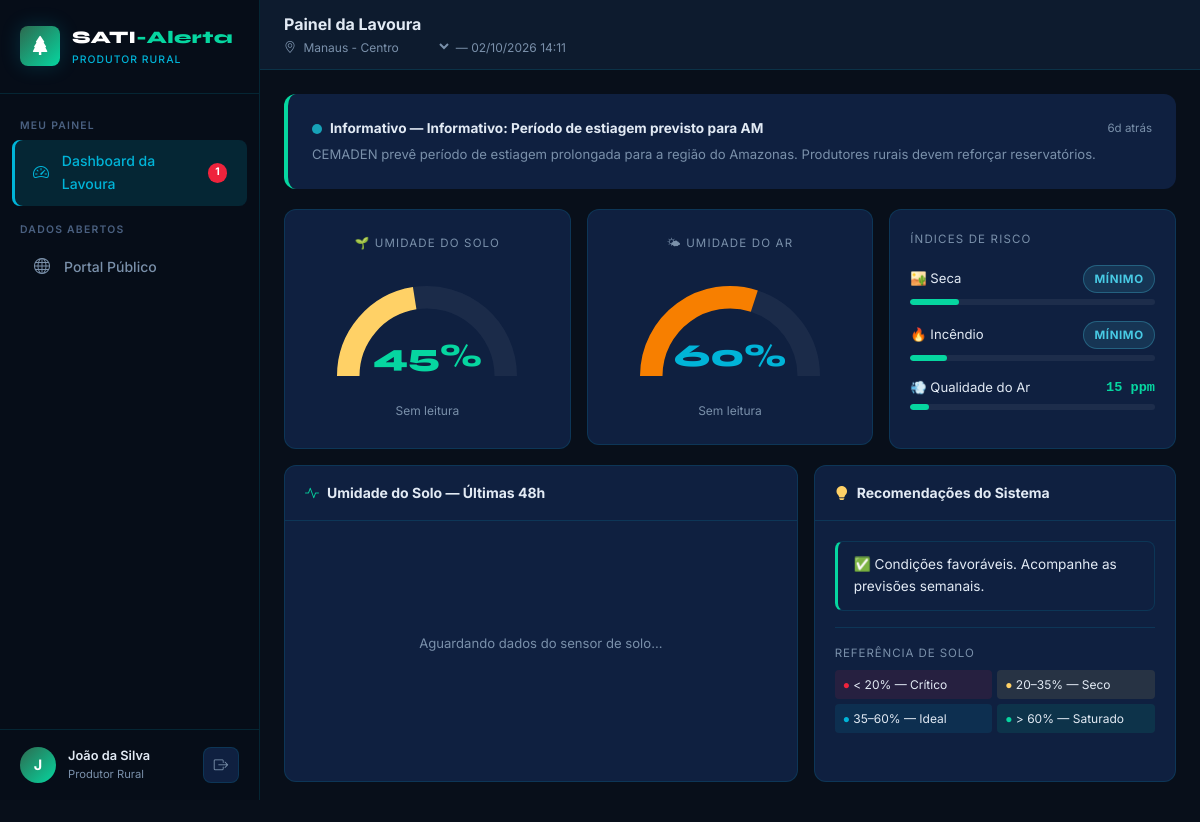
Page /public/producer/dashboard (signed in) on the committed database.
### tables this page shows
CREATE TABLE `alerts` (
  `id` bigint(20) unsigned NOT NULL AUTO_INCREMENT,
  `rule_id` int(10) unsigned DEFAULT NULL COMMENT 'NULL = disparo manual',
  `sensor_id` int(10) unsigned DEFAULT NULL,
  `region_id` int(10) unsigned NOT NULL,
  `alert_level_id` tinyint(3) unsigned NOT NULL,
  `trigger_value` decimal(14,4) DEFAULT NULL,
  `title` varchar(255) NOT NULL,
  `message` text NOT NULL,
  `triggered_at` timestamp NOT NULL DEFAULT current_timestamp(),
  `resolved_at` timestamp NULL DEFAULT NULL,
  `is_active` tinyint(1) DEFAULT 1,
  `notified_sms` tinyint(1) DEFAULT 0,
  `notified_push` tinyint(1) DEFAULT 0,
  `created_by` int(10) unsigned DEFAULT NULL COMMENT 'NULL = autom??tico, ID = usu??rio manual',
  PRIMARY KEY (`id`),
  KEY `idx_region_active` (`region_id`,`is_active`),
  KEY `idx_triggered_at` (`triggered_at`),
  KEY `rule_id` (`rule_id`),
  KEY `sensor_id` (`sensor_id`),
  KEY `alert_level_id` (`alert_level_id`),
  KEY `created_by` (`created_by`),
  CONSTRAINT `alerts_ibfk_1` FOREIGN KEY (`rule_id`) REFERENCES `alert_rules` (`id`),
  CONSTRAINT `alerts_ibfk_2` FOREIGN KEY (`sensor_id`) REFERENCES `sensors` (`id`),
  CONSTRAINT `alerts_ibfk_3` FOREIGN KEY (`region_id`) REFERENCES `regions` (`id`),
  CONSTRAINT `alerts_ibfk_4` FOREIGN KEY (`alert_level_id`) REFERENCES `alert_levels` (`id`),
  CONSTRAINT `alerts_ibfk_5` FOREIGN KEY (`created_by`) REFERENCES `users` (`id`)
);

CREATE TABLE `alert_levels` (
  `id` tinyint(3) unsigned NOT NULL AUTO_INCREMENT,
  `code` varchar(20) NOT NULL,
  `label` varchar(50) NOT NULL,
  `color_hex` char(7) NOT NULL,
  `priority` tinyint(3) unsigned NOT NULL COMMENT '1=mais alto',
  PRIMARY KEY (`id`),
  UNIQUE KEY `code` (`code`)
);

### public/views/producer/dashboard.php (the view, shortened to what the rows shown need)
<?php
$user     = Auth::user();
$regionId = (int)($user['region_id'] ?? 1);
$myAlerts = Database::fetchAll(
    "SELECT a.title, a.message, a.triggered_at,
            al.code AS level_code, al.label AS level_label, al.color_hex
     FROM alerts a
     JOIN alert_levels al ON al.id = a.alert_level_id
     WHERE a.region_id = ? AND a.is_active = 1
     ORDER BY al.priority ASC, a.triggered_at DESC LIMIT 5",
    [$regionId]
);
?>
<!DOCTYPE html>
<html lang="pt-BR">
<head>
  <link href="https://cdn.jsdelivr.net/npm/bootstrap@5.3.3/dist/css/bootstrap.min.css" rel="stylesheet">
  <link href="https://cdn.jsdelivr.net/npm/bootstrap-icons@1.11.3/font/bootstrap-icons.min.css" rel="stylesheet">
  <link href="<?= Helper::asset('css/style.css') ?>" rel="stylesheet">
</head>
<body>
<div class="app-shell">
  <main class="main-content">
    <div class="page-content">
      <?php if (!empty($myAlerts)): ?>
      <div style="margin-bottom:1.25rem">
        <?php foreach ($myAlerts as $a): ?>
          <div class="alert-card-public level-<?= strtolower(Helper::e($a['level_code'])) ?>">
            <div style="display:flex;align-items:center;gap:.5rem;margin-bottom:.3rem">
              <span style="width:10px;height:10px;border-radius:50%;background:<?= Helper::e($a['color_hex']) ?>;flex-shrink:0"></span>
              <strong style="font-size:.85rem"><?= Helper::e($a['level_label']) ?> — <?= Helper::e($a['title']) ?></strong>
              <span style="margin-left:auto;font-size:.72rem;color:var(--sati-text-muted)"><?= Helper::timeAgo($a['triggered_at']) ?></span>
            </div>
            <p style="margin:0;font-size:.82rem;color:var(--sati-text-muted)"><?= Helper::e($a['message']) ?></p>
          </div>
        <?php endforeach; ?>
      </div>
      <?php endif; ?>
    </div>
  </main>
</div>
</body>
</html>

### rows in the picture
alerts: alert_level.label "Informativo", title "Informativo: Período de estiagem previsto para AM", triggered_at "6d atrás", message "CEMADEN prevê período de estiagem prolongada para a região do Amazonas. Produtores rurais devem reforçar reservatórios."

### other values in the picture
count($myAlerts) "1"
substr($user['name'], 0, 1) "J"
Helper::e($user['name']) "João da Silva"
$soilPct "45"
$humidityPct "60"
Helper::e($riskMap['risk_label'] ?? 'Mínimo') "MÍNIMO"
Helper::e($riskFire['risk_label'] ?? 'Mínimo') "MÍNIMO"
$airPpm "15"
$msg "✅ Condições favoráveis. Acompanhe as previsões semanais."
form field value "Manaus - Centro"
